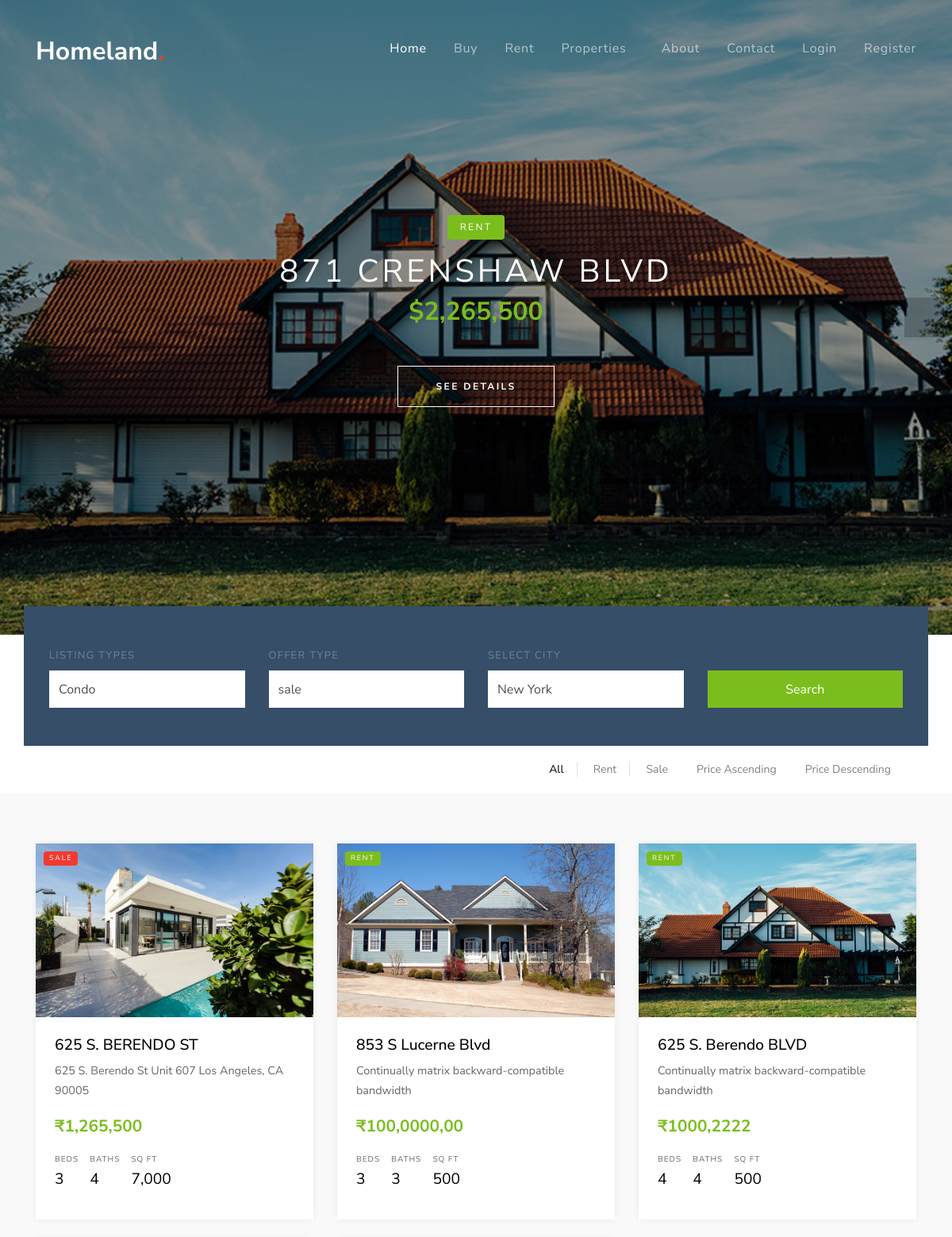
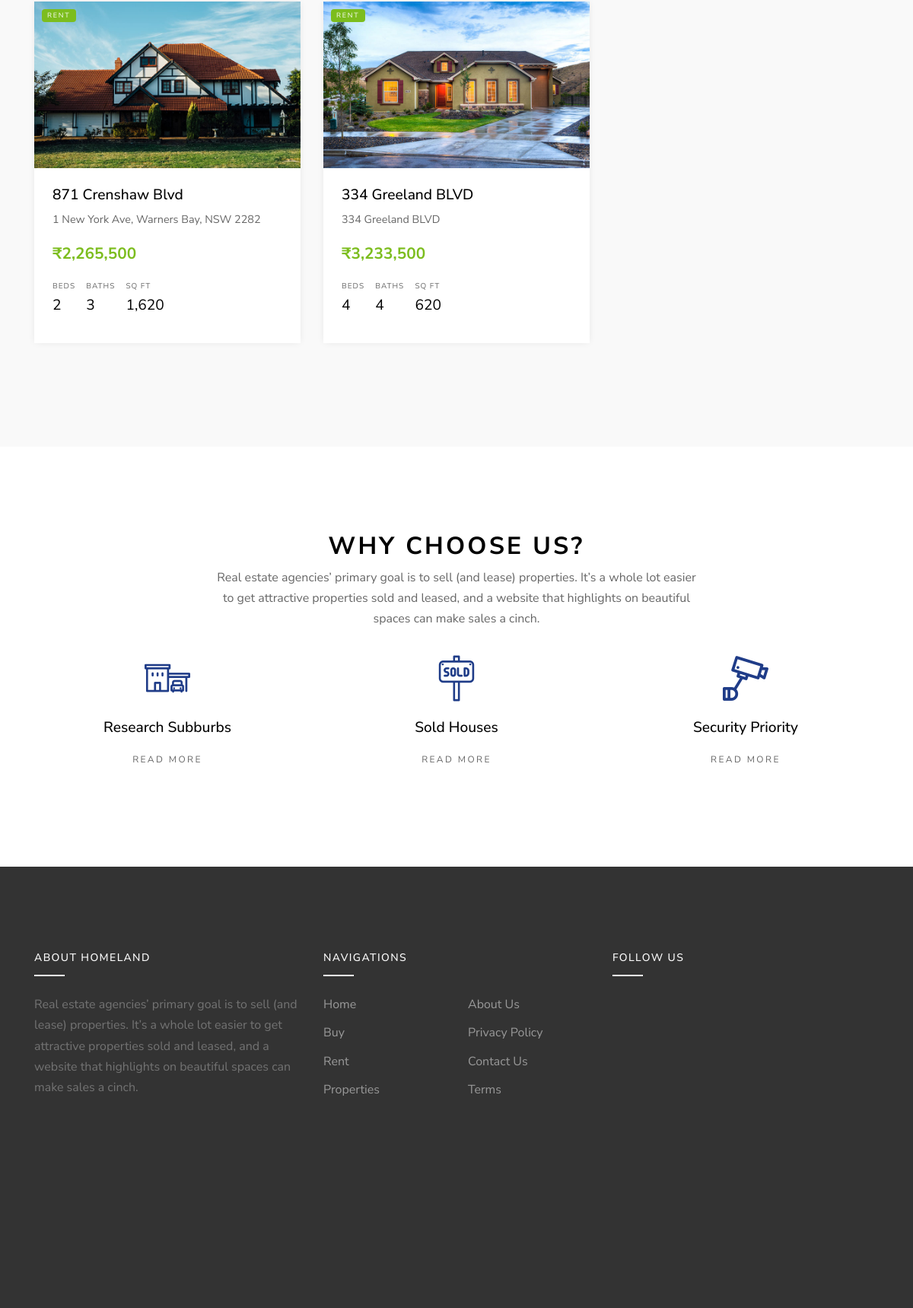
/price.php?price=ASC, run on the app's committed database (2 pictures, top to bottom).
### tables this page shows
CREATE TABLE `props` (
  `id` int(10) NOT NULL,
  `name` varchar(200) NOT NULL,
  `location` varchar(200) NOT NULL,
  `image` varchar(200) NOT NULL,
  `price` varchar(200) NOT NULL,
  `beds` int(10) NOT NULL,
  `baths` int(20) NOT NULL,
  `sq_ft` varchar(30) NOT NULL,
  `home_type` varchar(200) NOT NULL,
  `year_built` varchar(200) NOT NULL,
  `type` varchar(200) NOT NULL,
  `price_sqft` int(30) NOT NULL,
  `description` text NOT NULL,
  `admin_name` varchar(200) NOT NULL,
  `created_at` timestamp NOT NULL DEFAULT current_timestamp()
);

### price.php (the view, shortened to what this page needs)
<?php require "includes/header.php"; ?>
<?php require "config/config.php"; ?>
<?php
  $select = $conn->query("SELECT * FROM props ORDER BY name DESC");
  $select->execute();
  $props = $select->fetchAll(PDO::FETCH_OBJ);
  if(isset($_GET['price'])) {
    $price = $_GET['price'];
    $price_query = $conn->query("SELECT * FROM props ORDER BY price $price");
    $price_query->execute();
    $allListingsPrice = $price_query->fetchAll(PDO::FETCH_OBJ);
  }
?>
    <div class="slide-one-item home-slider owl-carousel">
     <?php foreach($props as $prop) : ?>
        <div class="site-blocks-cover overlay" style="background-image: url(images/<?php echo $prop->image; ?>);" data-aos="fade" data-stellar-background-ratio="0.5">
          <div class="container">
            <div class="row align-items-center justify-content-center text-center">
                <div class="col-md-10">
                  <span class="d-inline-block bg-<?php if($prop->type == "rent") { echo "success"; } else { echo "danger"; }?> text-white px-3 mb-3 property-offer-type rounded"><?php echo $prop->type; ?></span>
                  <h1 class="mb-2"><?php echo $prop->name; ?></h1>
                  <p class="mb-5"><strong class="h2 text-success font-weight-bold">$<?php echo $prop->price; ?></strong></p>
                  <p><a href="property-details.php?id=<?php echo $prop->id; ?>" class="btn btn-white btn-outline-white py-3 px-5 rounded-0 btn-2">See Details</a></p>
                </div>
            </div>
          </div>
        </div>
      <?php endforeach; ?>
    </div>
    <div class="site-section site-section-sm pb-0">
      <div class="container">
        <div class="row">
          <form class="form-search col-md-12" method="POST" action="search.php" style="margin-top: -100px;">
            <div class="row  align-items-end">
              <div class="col-md-3">
                <label for="list-types">Listing Types</label>
                <div class="select-wrap">
                  <select name="types" id="list-types" class="form-control d-block rounded-0">
                    <?php foreach($allCategories as $category) : ?>
                      <option value="<?php echo $category->name; ?>"><?php echo str_replace('-', ' ', $category->name); ?></option>
                    <?php endforeach; ?>
                  </select>
                </div>
              </div>
              <div class="col-md-3">
                <label for="offer-types">Offer Type</label>
                <div class="select-wrap">
                  <select name="offers" id="offer-types" class="form-control d-block rounded-0">
                    <option value="sale">sale</option>
                  </select>
                </div>
              </div>
              <div class="col-md-3">
                <label for="select-city">Select City</label>
                <div class="select-wrap">
                  <select name="cities" id="select-city" class="form-control d-block rounded-0">
                    <option value="new york">New York</option>
                  </select>
                </div>
              </div>
              <div class="col-md-3">
                <input type="submit" name="submit" class="btn btn-success text-white btn-block rounded-0" value="Search">
              </div>
            </div>
          </form>
        </div>
        <div class="row">
          <div class="col-md-12">
            <div class="view-options bg-white py-3 px-3 d-md-flex align-items-center">
              <div class="ml-auto d-flex align-items-center">
                <div>
                  <a href="<?php echo APPURL; ?>" class="view-list px-3 border-right active">All</a>
                  <a href="rent.php?type=rent" class="view-list px-3 border-right">Rent</a>
                  <a href="sale.php?type=sale" class="view-list px-3">Sale</a>
                  <a href="price.php?price=ASC" class="view-list px-3">Price Ascending</a>
                  <a href="price.php?price=DESC" class="view-list px-3">Price Descending</a>
                </div>
              </div>
            </div>
          </div>
        </div>
      </div>
    </div>
    <div class="site-section site-section-sm bg-light">
      <div class="container">
        <div class="row mb-5">
          <?php foreach($allListingsPrice as $allListing) : ?>
          <div class="col-md-6 col-lg-4 mb-4">
            <div class="property-entry h-100">
              <a href="property-details.php?id=<?php echo $allListing->id; ?>" class="property-thumbnail">
                <div class="offer-type-wrap">
                  <span class="offer-type bg-<?php if($allListing->type == "rent") { echo "success"; } else { echo "danger"; }?>"><?php echo $allListing->type; ?></span>
                </div>
                <img src="images/<?php echo $allListing->image; ?>" alt="Image" class="img-fluid">
              </a>
              <div class="p-4 property-body">
                <h2 class="property-title"><a href="property-details.php?id=<?php echo $allListing->id; ?>"><?php echo $allListing->name; ?></a></h2>
                <span class="property-location d-block mb-3"><span class="property-icon icon-room"></span> <?php echo $allListing->location; ?></span>
                <strong class="property-price text-primary mb-3 d-block text-success">₹<?php echo $allListing->price; ?></strong>
                <ul class="property-specs-wrap mb-3 mb-lg-0">
                  <li>
                    <span class="property-specs">Beds</span>
                    <span class="property-specs-number"><?php echo $allListing->beds; ?></span>
                  </li>
                  <li>
                    <span class="property-specs">Baths</span>
                    <span class="property-specs-number"><?php echo $allListing->baths; ?></span>
                  </li>
                  <li>
                    <span class="property-specs">SQ FT</span>
                    <span class="property-specs-number"><?php echo $allListing->sq_ft; ?></span>
                  </li>
                </ul>
              </div>
            </div>
          </div>
          <?php endforeach; ?>
        </div>
      </div>
    </div>
    <div class="site-section">
      <div class="container">
        <div class="row justify-content-center">
          <div class="col-md-7 text-center">
            <div class="site-section-title">
              <h2>Why Choose Us?</h2>
            </div>
            <p>Real estate agencies’ primary goal is to sell (and lease) properties. It’s a whole lot easier to get attractive properties sold and leased, and a website that highlights on beautiful spaces can make sales a cinch.</p>
          </div>
        </div>
        <div class="row">
          <div class="col-md-6 col-lg-4">
            <a href="#" class="service text-center">
              <span class="icon flaticon-house"></span>
              <h2 class="service-heading">Research Subburbs</h2>
              <p><span class="read-more">Read More</span></p>
            </a>
          </div>
          <div class="col-md-6 col-lg-4">
            <a href="#" class="service text-center">
              <span class="icon flaticon-sold"></span>
              <h2 class="service-heading">Sold Houses</h2>
              <p><span class="read-more">Read More</span></p>
            </a>
          </div>
          <div class="col-md-6 col-lg-4">
            <a href="#" class="service text-center">
              <span class="icon flaticon-camera"></span>
              <h2 class="service-heading">Security Priority</h2>
              <p><span class="read-more">Read More</span></p>
            </a>
          </div>
        </div>
      </div>
    </div>
<?php require "includes/footer.php"; ?>

### data on the page
props: image (picture), type "RENT", name "871 CRENSHAW BLVD", price "2,265,500", name "871 Crenshaw Blvd", location "1 New York Ave, Warners Bay, NSW 2282", beds "2", baths "3", sq_ft "1,620"
props: type "SALE", image (picture), name "625 S. BERENDO ST", location "625 S. Berendo St Unit 607 Los Angeles, CA 90005", price "1,265,500", beds "3", baths "4", sq_ft "7,000"
props: type "RENT", image (picture), name "853 S Lucerne Blvd", location "Continually matrix backward-compatible bandwidth", price "100,0000,00", beds "3", baths "3", sq_ft "500"
props: type "RENT", image (picture), name "625 S. Berendo BLVD", location "Continually matrix backward-compatible bandwidth", price "1000,2222", beds "4", baths "4", sq_ft "500"
props: type "RENT", image (picture), name "334 Greeland BLVD", location "334 Greeland BLVD", price "3,233,500", beds "4", baths "4", sq_ft "620"

### other printed values
form field types "Condo"
